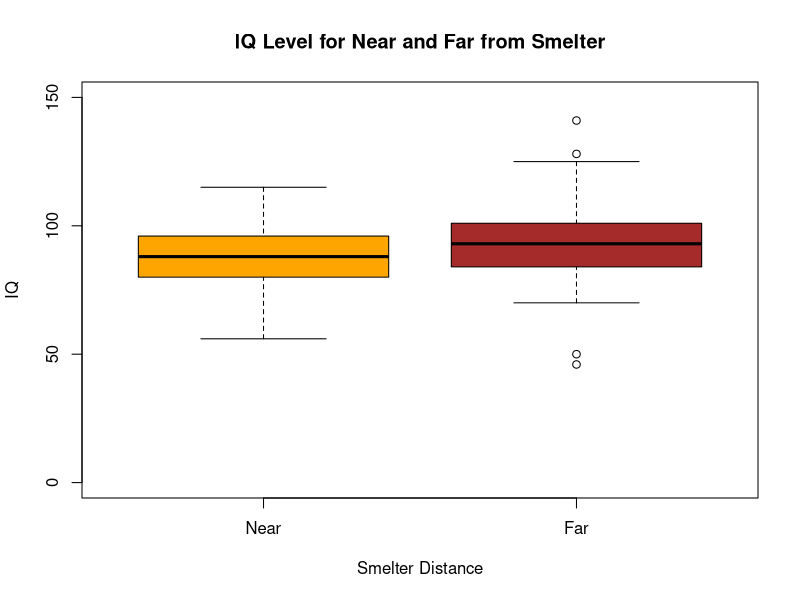
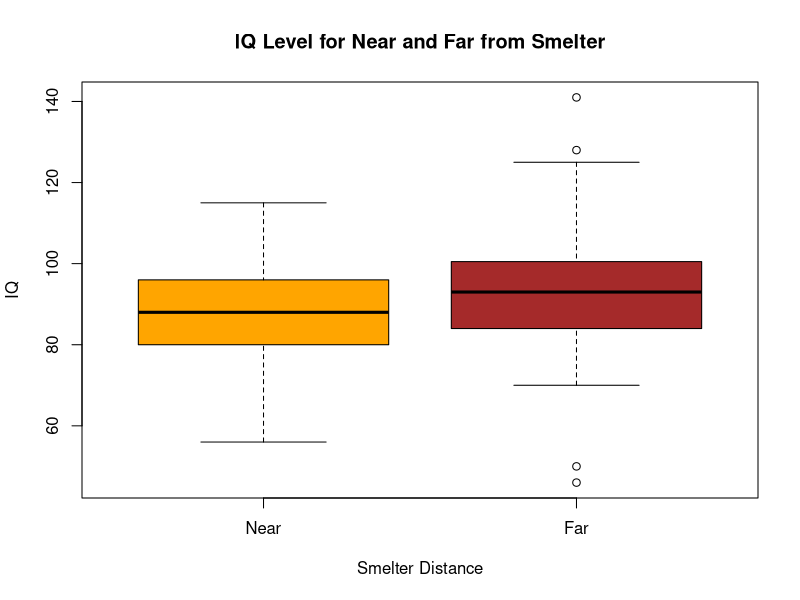

Reproduce these figures in R, in order.
## ---- chunk 1
knitr::opts_chunk$set(echo = TRUE)
## ---- chunk 2
lead_data <- read.csv("DataRaw/lead-iq-01.csv")
  #Read in data
lead_near <- subset(lead_data, lead_data$Smelter == "Near")
lead_far <- subset(lead_data, lead_data$Smelter == "Far")
  #Separate data into subgroups

boxplot(lead_near$IQ, lead_far$IQ, col = c("orange", "brown"), main = "IQ Level for Near and Far from Smelter", xlab = "Smelter Distance", ylab = "IQ", names = c("Near", "Far"), ylim = c(0, 150))
  #Plot subgroups of data as boxplot
  #Y limits set because the far data has an extreme outlier that makes the graphs hard to read
## ---- chunk 3
library(knitr) #gtsummary can be used for nice tables in the future
#?knitr
kable(lead_data[c(1:5,68:72), ], col.names = c("Index", "Smelter", "IQ"), padding = 4)
  #Create table with first 5 values for each smelter distance status

## ---- chunk 4
mean_far <- mean(lead_far$IQ)
mean_far
mean_near <- mean(lead_near$IQ)
mean_near
sd_far <- sd(lead_far$IQ)
sd_far
sd_near <-sd(lead_near$IQ)
sd_near
## ---- chunk 5
#Replace data point #10: 
  lead_data[10, ]$IQ
    #999
  lead_data[10, ]$IQ <- 99
  lead_data[10, ]$IQ
    #99

lead_near_updated <- subset(lead_data, lead_data$Smelter == "Near")
lead_far_updated <- subset(lead_data, lead_data$Smelter == "Far")
  #Separate updated data into subgroups

boxplot(lead_near_updated$IQ, lead_far_updated$IQ, col = c("orange", "brown"), main = "IQ Level for Near and Far from Smelter", xlab = "Smelter Distance", ylab = "IQ", names = c("Near", "Far"))
  #Plot subgroups of data as boxplot
kable(lead_data[c(1:10,68:77), ], col.names = c("Index", "Smelter", "IQ"), padding = 4)
  #Create table with first 10 values for each smelter distance status
